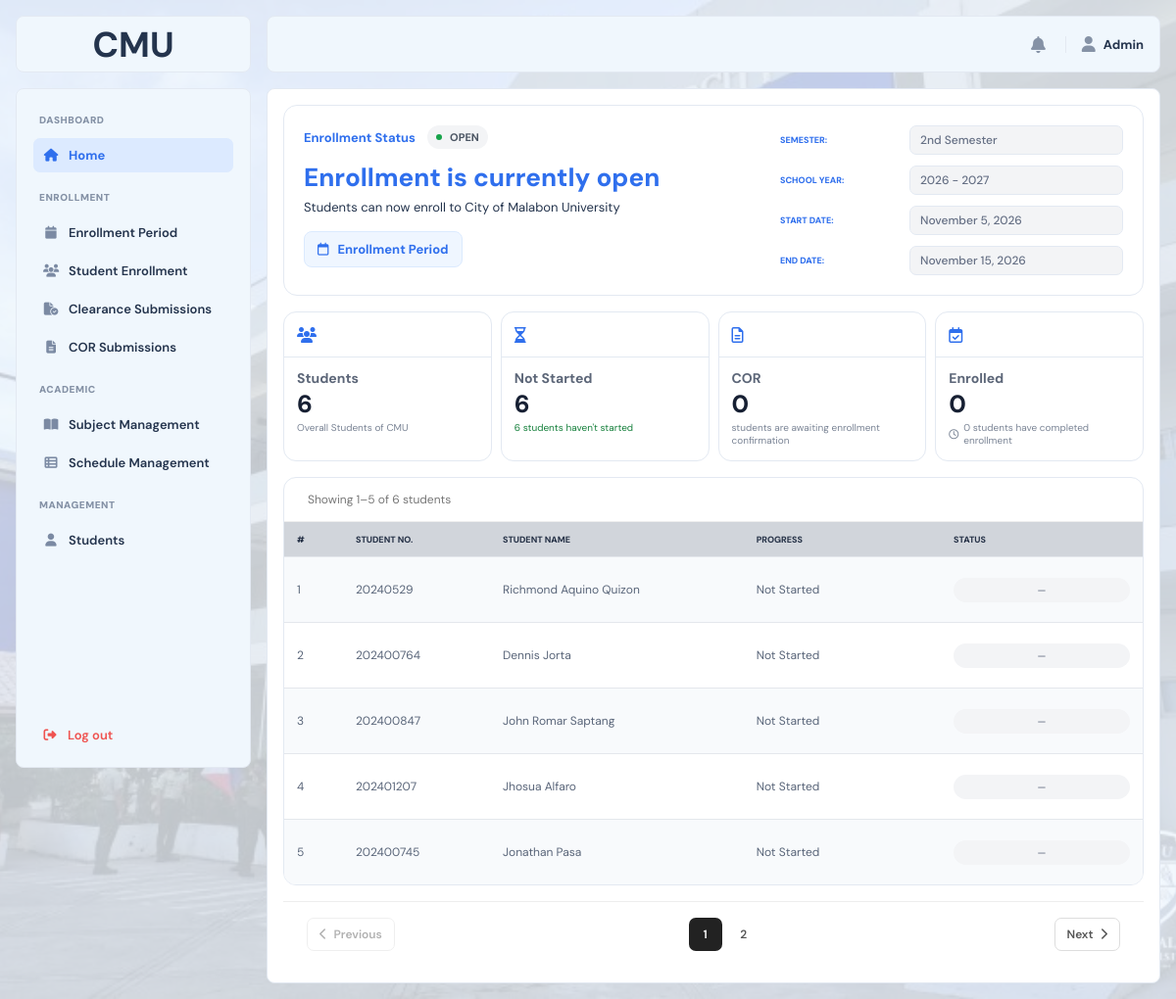
The page /?page=admin_home (signed in) on the database as committed earlier.
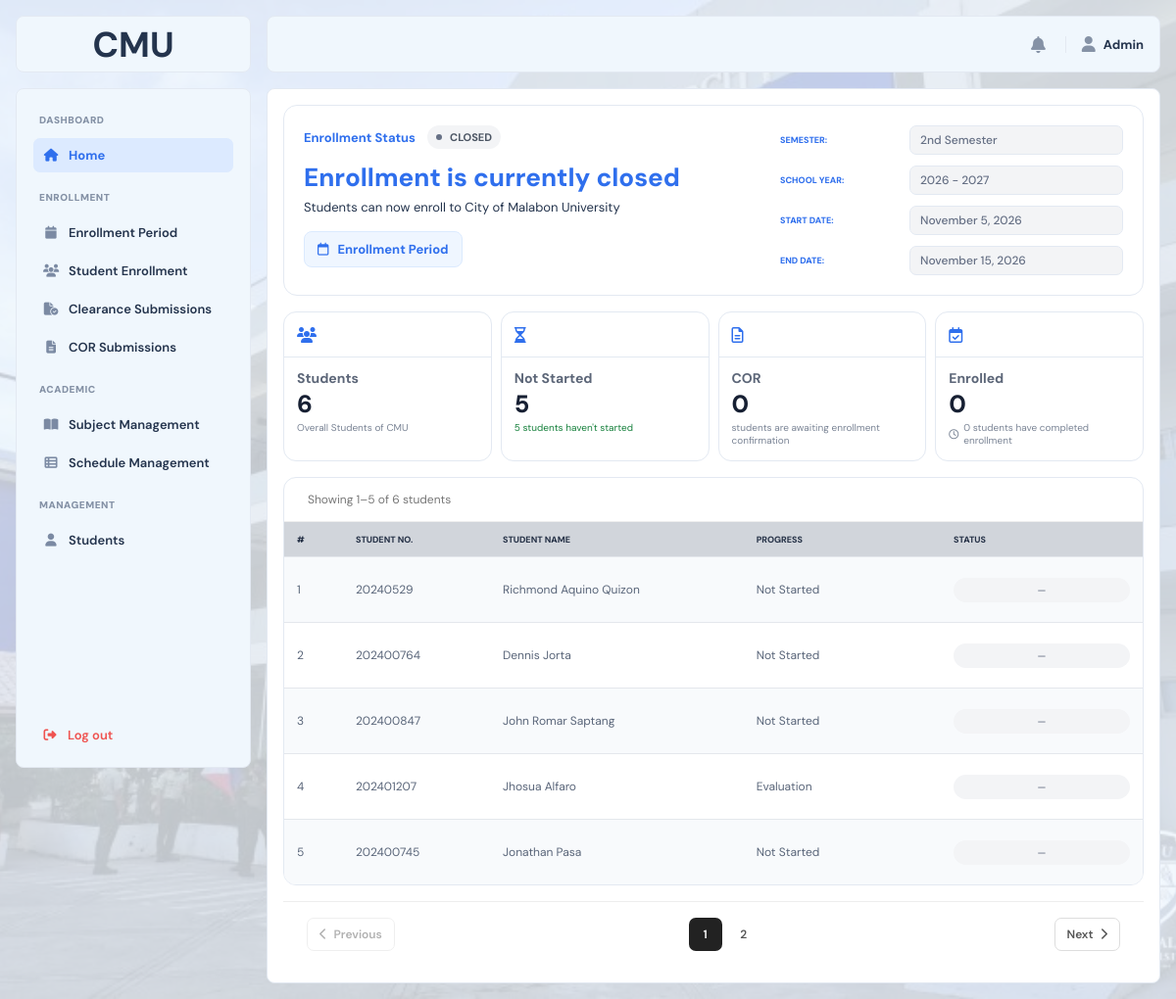
The same page on the database as committed later.
### tables this page shows
CREATE TABLE `system_settings` (
  `setting_id` int(10) UNSIGNED NOT NULL,
  `enrollment_status` enum('OPEN','CLOSED') NOT NULL DEFAULT 'CLOSED',
  `semester` varchar(50) DEFAULT NULL,
  `school_year` varchar(20) DEFAULT NULL,
  `start_date` date DEFAULT NULL,
  `end_date` date DEFAULT NULL,
  `updated_at` datetime NOT NULL DEFAULT current_timestamp() ON UPDATE current_timestamp()
);

CREATE TABLE `students` (
  `student_id` int(10) UNSIGNED NOT NULL,
  `user_id` int(10) UNSIGNED DEFAULT NULL,
  `student_number` varchar(50) NOT NULL,
  `first_name` varchar(100) NOT NULL,
  `middle_name` varchar(100) DEFAULT NULL,
  `last_name` varchar(100) NOT NULL,
  `program` varchar(100) NOT NULL,
  `year_level` int(11) NOT NULL,
  `section` varchar(50) DEFAULT NULL,
  `email` varchar(100) NOT NULL,
  `phone` varchar(20) DEFAULT NULL,
  `password_hash` varchar(255) NOT NULL,
  `enrollment_phase` enum('NOT_STARTED','EVALUATION','CLEARANCE','COR','ENROLLED') NOT NULL DEFAULT 'NOT_STARTED',
  `enrollment_status` varchar(50) NOT NULL DEFAULT 'Closed',
  `created_at` datetime NOT NULL DEFAULT current_timestamp()
);

### index.php (called while the page is built, shortened)
<?php
$pages = [
    'home_main' => 'main/home_main.php',
    'course_offering' => 'main/course_offering.php',
    'faculty_evaluation' => 'main/faculty_evaluation.php',
    'evaluation_form' => 'main/evaluation_form.php',
    'clearance_main' => 'main/clearance_main.php',
    'cor' => 'main/cor.php',
    'my_enrollment' => 'main/my_enrollment.php',
    'profile' => 'main/profile.php',
    'admin_home' => 'admin/admin_home.php',
    'enrollment_period' => 'admin/enrollment_period.php',
    'student_enrollment' => 'admin/student_enrollment.php',
    'clearance_submissions' => 'admin/clearance_submissions.php',
    'cor_submissions' => 'admin/cor_submissions.php',
    'course_offerings' => 'admin/course_offerings.php',
    'course_management' => 'admin/course_management.php',
    'student_management' => 'admin/student_management.php',
    'login' => 'auth/login.php',
    'register' => 'auth/register.php',
    'forget' => 'auth/forget.php',
    'verification' => 'auth/verification.php',
    'reset' => 'auth/reset.php',
    'set_password' => 'auth/set_password.php',
    'error404' => 'error/error404.php',
    'maintenance' => 'error/maintenance.php',
    'sample' => 'sample.php',
];
$page = $_GET['page'] ?? 'login';
require FRONTEND_PATH . '/pages/' . $pages[$page];

### frontend/pages/admin/admin_home.php (the view, shortened to what the changed rows need)
<?php
$stmt = $conn->prepare(
'SELECT
        enrollment_status,
        semester,
        school_year,
        start_date,
        end_date
     FROM system_settings
     WHERE setting_id = 1
     LIMIT 1'
);
$stmt->execute();
$result = $stmt->get_result();
$settings = $result->fetch_assoc();
$enrollmentStatus = $settings['enrollment_status'] ?? 'CLOSED';
$isEnrollmentOpen = $enrollmentStatus === 'OPEN';
$statusClass = $isEnrollmentOpen
? 'admin-status-open'
: 'admin-status-closed';
$statusMessage = $isEnrollmentOpen
? 'Enrollment is currently open'
: 'Enrollment is currently closed';
$result = $conn->query(
"SELECT
        COUNT(*) AS total_students,
        SUM(enrollment_phase = 'NOT_STARTED') AS not_started_students,
        SUM(enrollment_phase = 'COR') AS cor_students,
        SUM(enrollment_phase = 'ENROLLED') AS enrolled_students
     FROM students"
);
$studentCounts = $result->fetch_assoc();
$notStartedStudents = (int) $studentCounts['not_started_students'];
$studentsPerPage = 5;
$currentStudentPage = max(
1,
(int) ($_GET['student_page'] ?? 1)
);
$totalStudentResult = $conn->query(
'SELECT COUNT(*) AS total
     FROM students'
);
$totalStudentRecords = 0;
if ($totalStudentResult) {
$row = $totalStudentResult->fetch_assoc();
$totalStudentRecords =
(int) ($row['total'] ?? 0);
}
$totalStudentPages = max(
1,
(int) ceil(
$totalStudentRecords /
$studentsPerPage
)
);
$currentStudentPage = min(
$currentStudentPage,
$totalStudentPages
);
$studentOffset =
($currentStudentPage - 1) *
$studentsPerPage;
$stmt = $conn->prepare(
'SELECT
        student_number,
        first_name,
        middle_name,
        last_name,
        enrollment_phase
     FROM students
     ORDER BY student_id ASC
     LIMIT ? OFFSET ?'
);
$stmt->bind_param(
'ii',
$studentsPerPage,
$studentOffset
);
$stmt->execute();
$students =
$stmt->get_result()->fetch_all(MYSQLI_ASSOC);
?>
<!DOCTYPE html>
<html lang="en">
<head>
    <link rel="stylesheet"
          href="<?= BASE_URL ?>frontend/assets/css/main.css">
    <link rel="stylesheet"
          href="<?= BASE_URL ?>frontend/assets/css/admin.css">
    <link rel="stylesheet"
          href="https://cdnjs.cloudflare.com/ajax/libs/font-awesome/6.5.2/css/all.min.css">
</head>
<body>
<div class="layout">
    <div class="main">
        <div class="content">
            <section class="admin-enrollment-card">
                <div class="admin-enrollment-left">
                    <div class="admin-status-row">
                        <span class="admin-section-label">
                            Enrollment Status
                        </span>
                        <span class="admin-status-badge <?= $statusClass ?>">
                            <span class="admin-status-dot"></span>
                            <?= htmlspecialchars($enrollmentStatus, ENT_QUOTES, 'UTF-8') ?>
                        </span>
                    </div>
                    <h1>
                        <?= htmlspecialchars($statusMessage, ENT_QUOTES, 'UTF-8') ?>
                    </h1>
                    <p>
                        Students can now enroll to City of Malabon University
                    </p>
                    <a href="<?= BASE_URL ?>?page=enrollment_period"
                    class="admin-period-button">
                        <i class="fa-regular fa-calendar"></i>
                        Enrollment Period
                    </a>
                </div>
                <div class="admin-enrollment-info">
                    <div class="admin-info-row">
                        <span>SEMESTER:</span>
                        <strong>
                            <?= htmlspecialchars(
$settings['semester'] ?? 'Not set',
ENT_QUOTES,
'UTF-8'
) ?>
                        </strong>
                    </div>
                    <div class="admin-info-row">
                        <span>SCHOOL YEAR:</span>
                        <strong>
                            <?= htmlspecialchars(
$settings['school_year'] ?? 'Not set',
ENT_QUOTES,
'UTF-8'
) ?>
                        </strong>
                    </div>
                    <div class="admin-info-row">
                        <span>START DATE:</span>
                        <strong>
                            <?= !empty($settings['start_date'])
? date('F j, Y', strtotime($settings['start_date']))
: 'Not set' ?>
                        </strong>
                    </div>
                    <div class="admin-info-row">
                        <span>END DATE:</span>
                        <strong>
                            <?= !empty($settings['end_date'])
? date('F j, Y', strtotime($settings['end_date']))
: 'Not set' ?>
                        </strong>
                    </div>
                </div>
            </section>
            <section class="admin-stat-grid">
                <div class="admin-stat-card">
                    <div class="admin-stat-content">
                        <h3>Not Started</h3>
                        <strong><?= $notStartedStudents ?></strong>
                        <p class="admin-stat-green">
                            <?= $notStartedStudents ?> students haven't started
                        </p>
                    </div>
                </div>
            </section>
            <section class="admin-student-table">
                <?php foreach ($students as $index => $student): ?>
                    <?php
$studentName = trim(
$student['first_name'] . ' ' .
($student['middle_name']
? $student['middle_name'] . ' '
: '') .
$student['last_name']
);
$progress = ucwords(
strtolower(
str_replace('_', ' ', $student['enrollment_phase'])
)
);
?>
                    <div class="admin-table-row">
                        <span>
                            <?= $studentOffset + $index + 1 ?>
                        </span>
                        <span>
                            <?= htmlspecialchars(
$student['student_number'],
ENT_QUOTES,
'UTF-8'
) ?>
                        </span>
                        <span>
                            <?= htmlspecialchars(
$studentName,
ENT_QUOTES,
'UTF-8'
) ?>
                        </span>
                        <span>
                            <?= htmlspecialchars(
$progress,
ENT_QUOTES,
'UTF-8'
) ?>
                        </span>
                        <span>
                            <span class="admin-table-status admin-status-neutral">
                                —
                            </span>
                        </span>
                    </div>
                <?php endforeach; ?>
            </section>
        </div>
    </div>
</div>
</body>
</html>

Rows that differ between the two databases and show on the page:
changed system_settings "2nd Semester": enrollment_status "OPEN" → "CLOSED"; enrollment_status "Enrollment is currently open" → "Enrollment is currently closed"
changed students "Jhosua Alfaro": enrollment_phase "Not Started" → "Evaluation"
Other text that changed with them:
$notStartedStudents: "6" → "5"
